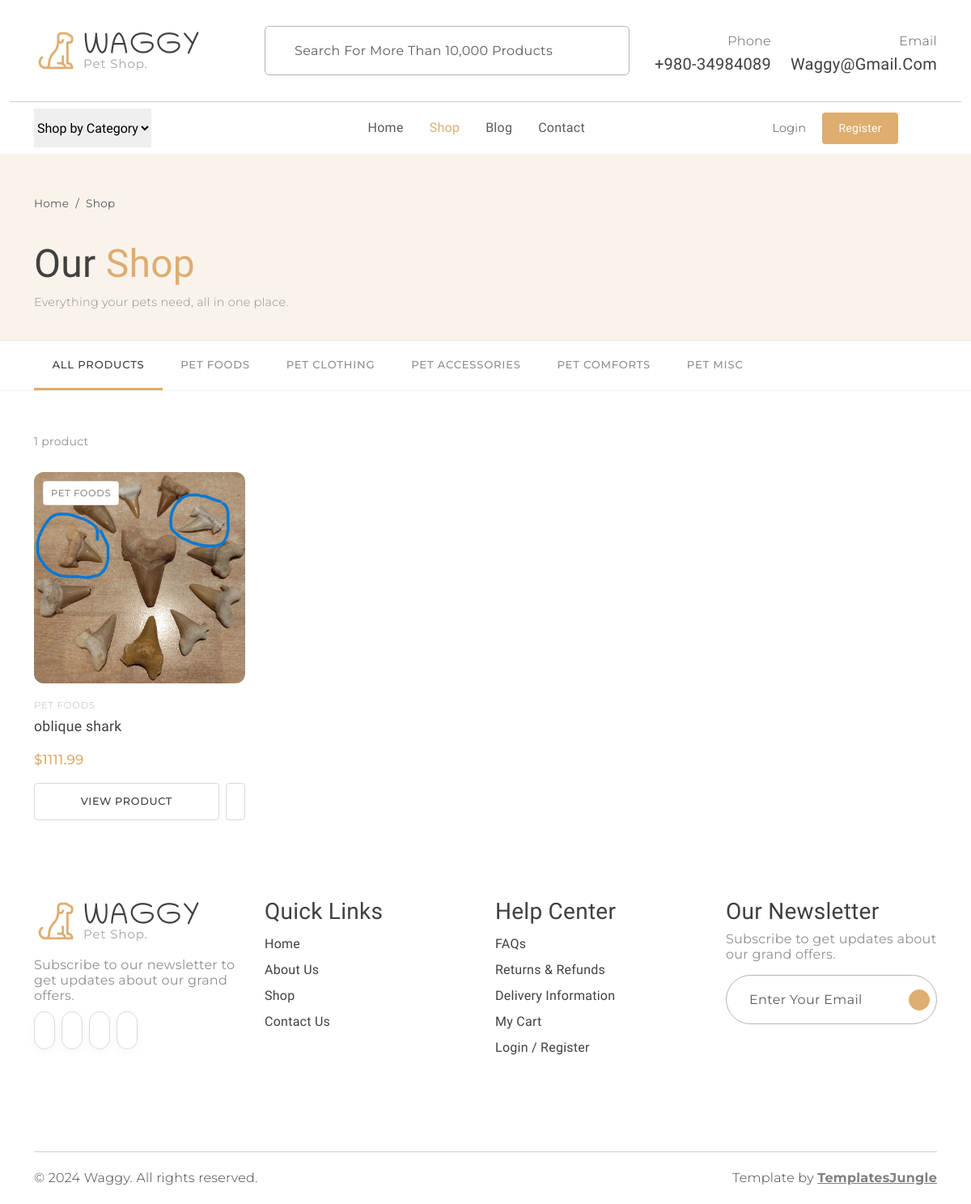
The app's page /shop/, older data.
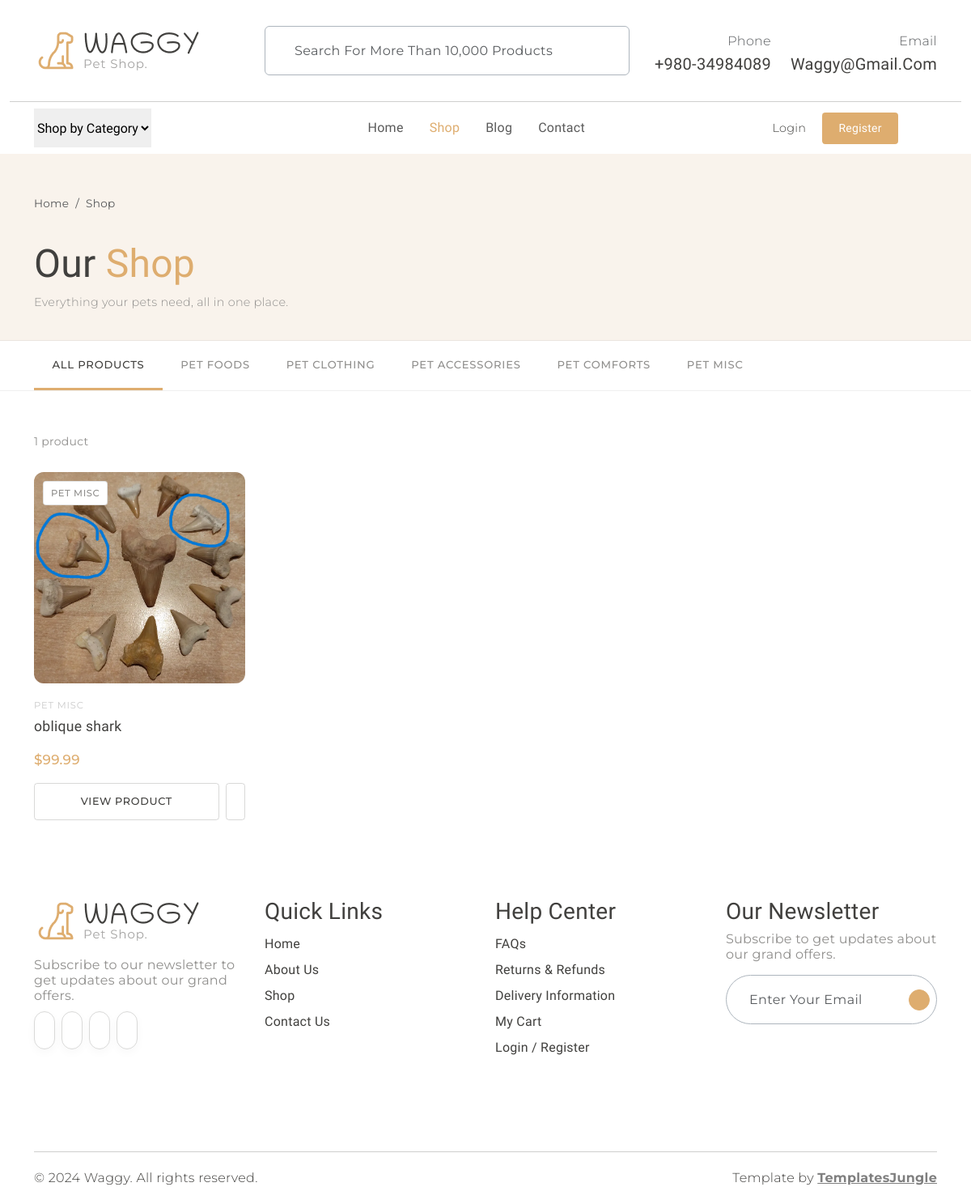
The same page, newer data.
### models.py (models this page shows, shortened)
class Product(db.Model):
    __tablename__ = "products"
    id                   = db.Column(db.Integer,     primary_key=True)
    name                 = db.Column(db.String(120), nullable=False)
    slug                 = db.Column(db.String(160), unique=True, nullable=True, index=True)
    category             = db.Column(db.String(30),  nullable=False, default="misc")
    description          = db.Column(db.Text,        nullable=False, default="")
    extended_description = db.Column(db.Text,        nullable=False, default="")
    image_filename       = db.Column(db.String(256), nullable=True)
    price                = db.Column(db.Float,       nullable=False, default=0.0)
    is_active            = db.Column(db.Boolean,     nullable=False, default=True)
    stock                = db.Column(db.Integer,     nullable=False, default=0)
    created_at           = db.Column(db.DateTime,    nullable=False, default=datetime.utcnow)
    updated_at           = db.Column(db.DateTime,    nullable=False, default=datetime.utcnow,
                                     onupdate=datetime.utcnow)
    cart_items = db.relationship(
        "CartItem",
        backref=db.backref("product", lazy="joined"),
        cascade="all, delete-orphan",
        passive_deletes=True,
    )
    @property
    def category_label(self) -> str:
        return PRODUCT_CATEGORIES.get(self.category, self.category.capitalize())
    @property
    def image_url(self) -> str:
        if self.image_filename:
            return f"images/products/{self.image_filename}"
        return "images/item1.jpg"

### shop.py (the view)
@shop_bp.route("/")
def index():
    category = request.args.get("category", "all")
    q = Product.query.filter_by(is_active=True)
    if category and category != "all":
        q = q.filter_by(category=category)
    products = q.order_by(Product.created_at.desc()).all()
    return render_template(
        "shop/index.html",
        products=products,
        categories=PRODUCT_CATEGORIES,
        active_category=category,
    )

### cart.py (called while the page is built, shortened)
def _session_cart() -> dict:
    return session.get("cart", {})

def _clean_session_cart() -> dict:
    cart = _session_cart()
    if not cart:
        return cart

def get_cart_count() -> int:
    cart = _clean_session_cart()
    return sum(cart.values())

### templates/shop/index.html (shortened to what this page needs)
{% extends "base.html" %}
{% block content %}
<div class="shop-hero">
  <div class="container">
    <nav aria-label="breadcrumb" class="mb-2">
      <ol class="breadcrumb mb-0">
        <li class="breadcrumb-item"><a href="{{ url_for('main.index') }}" class="text-muted text-decoration-none">Home</a></li>
        <li class="breadcrumb-item active text-muted">Shop</li>
      </ol>
    </nav>
    <h1 class="fw-normal">Our <span class="text-primary">Shop</span></h1>
    <p class="secondary-font mb-0" style="color:#908F8D; font-size:0.9rem;">
      Everything your pets need, all in one place.
    </p>
  </div>
</div>
<div class="category-bar">
  <div class="container">
    <div class="inner">
      <a href="{{ url_for('shop.index') }}"
         class="cat-btn {% if active_category == 'all' %}active{% endif %}">
        All Products
      </a>
      {% for key, label in categories.items() %}
        <a href="{{ url_for('shop.index', category=key) }}"
           class="cat-btn {% if active_category == key %}active{% endif %}">
          {{ label }}
        </a>
      {% endfor %}
    </div>
  </div>
</div>
<div class="container my-5">
  <div class="results-bar">
    <span class="results-count">
      {% if products %}
        {{ products | length }} product{{ 's' if products | length != 1 }}
      {% else %}
        No products found
      {% endif %}
    </span>
  </div>
  {% if products %}
    <div class="row row-cols-2 row-cols-md-3 row-cols-lg-4 g-4">
      {% for product in products %}
        <div class="col">
          <div class="product-card">
            <div class="product-card__img-wrap">
              <a href="{{ url_for('shop.product_detail', slug=product.slug) }}">
                <img
                  src="{{ url_for('static', filename=product.image_url) }}"
                  alt="{{ product.name }}"
                  onerror="this.src='{{ url_for('static', filename='images/item1.jpg') }}'"
                >
              </a>
              <span class="product-card__badge">{{ product.category_label }}</span>
            </div>
            <div class="product-card__body">
              <div class="product-card__cat">{{ product.category_label }}</div>
              <a href="{{ url_for('shop.product_detail', slug=product.slug) }}"
                 class="product-card__name">
                {{ product.name }}
              </a>
              <div class="product-card__price">${{ "%.2f" | format(product.price) }}</div>
              <div class="product-card__actions">
                <a href="{{ url_for('shop.product_detail', slug=product.slug) }}"
                   class="btn-add-cart">View Product</a>
                <a href="#" class="btn-wishlist-sm" title="Add to wishlist">
                </a>
              </div>
            </div>
          </div>
        </div>
      {% endfor %}
    </div>
  {% endif %}
</div>
{% endblock %}

Row changes from the older to the newer data that the page shows:
changed Product "oblique shark": category_label "PET FOODS" → "PET MISC"; price "1111.99" → "99.99"
